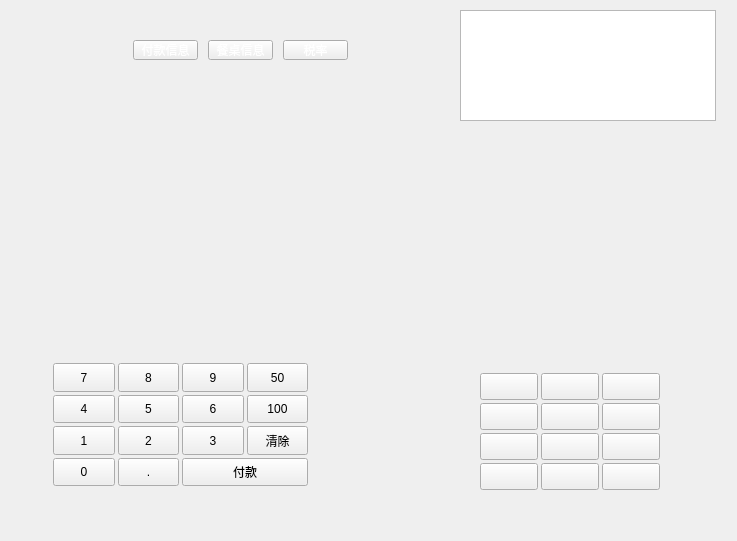
<?xml version="1.0" encoding="UTF-8"?>
<ui version="4.0">
 <class>w_scr_dish_pay_widget</class>
 <widget class="QWidget" name="w_scr_dish_pay_widget">
  <property name="geometry">
   <rect>
    <x>0</x>
    <y>0</y>
    <width>737</width>
    <height>541</height>
   </rect>
  </property>
  <property name="windowTitle">
   <string>Form</string>
  </property>
  <widget class="QFrame" name="frame_top">
   <property name="geometry">
    <rect>
     <x>130</x>
     <y>40</y>
     <width>221</width>
     <height>22</height>
    </rect>
   </property>
   <layout class="QVBoxLayout">
    <property name="spacing">
     <number>0</number>
    </property>
    <property name="leftMargin">
     <number>3</number>
    </property>
    <property name="topMargin">
     <number>0</number>
    </property>
    <property name="rightMargin">
     <number>3</number>
    </property>
    <property name="bottomMargin">
     <number>0</number>
    </property>
    <item>
     <widget class="QFrame" name="frame_3">
      <property name="styleSheet">
       <string notr="true"/>
      </property>
      <layout class="QHBoxLayout" name="horizontalLayout" stretch="0,0,0,1">
       <property name="spacing">
        <number>10</number>
       </property>
       <property name="leftMargin">
        <number>0</number>
       </property>
       <property name="topMargin">
        <number>0</number>
       </property>
       <property name="rightMargin">
        <number>0</number>
       </property>
       <property name="bottomMargin">
        <number>0</number>
       </property>
       <item>
        <widget class="public_pushbuton_likerb_pur" name="radioButton_payinfo">
         <property name="sizePolicy">
          <sizepolicy hsizetype="Minimum" vsizetype="Expanding">
           <horstretch>0</horstretch>
           <verstretch>0</verstretch>
          </sizepolicy>
         </property>
         <property name="focusPolicy">
          <enum>Qt::NoFocus</enum>
         </property>
         <property name="styleSheet">
          <string notr="true">color:white;</string>
         </property>
         <property name="text">
          <string>付款信息</string>
         </property>
         <property name="outer_stylesheet" stdset="0">
          <string>pushbutton_type</string>
         </property>
        </widget>
       </item>
       <item>
        <widget class="public_pushbuton_likerb_pur" name="radioButton_tableinfo">
         <property name="sizePolicy">
          <sizepolicy hsizetype="Minimum" vsizetype="Expanding">
           <horstretch>0</horstretch>
           <verstretch>0</verstretch>
          </sizepolicy>
         </property>
         <property name="focusPolicy">
          <enum>Qt::NoFocus</enum>
         </property>
         <property name="styleSheet">
          <string notr="true">color:white;</string>
         </property>
         <property name="text">
          <string>餐桌信息</string>
         </property>
         <property name="outer_stylesheet" stdset="0">
          <string>pushbutton_type</string>
         </property>
        </widget>
       </item>
       <item>
        <widget class="public_pushbuton_likerb_pur" name="radioButton_taxinfo">
         <property name="sizePolicy">
          <sizepolicy hsizetype="Minimum" vsizetype="Expanding">
           <horstretch>0</horstretch>
           <verstretch>0</verstretch>
          </sizepolicy>
         </property>
         <property name="focusPolicy">
          <enum>Qt::NoFocus</enum>
         </property>
         <property name="styleSheet">
          <string notr="true">color:white;</string>
         </property>
         <property name="text">
          <string>税率</string>
         </property>
         <property name="outer_stylesheet" stdset="0">
          <string>pushbutton_type</string>
         </property>
        </widget>
       </item>
       <item>
        <spacer name="horizontalSpacer">
         <property name="orientation">
          <enum>Qt::Horizontal</enum>
         </property>
         <property name="sizeHint" stdset="0">
          <size>
           <width>0</width>
           <height>20</height>
          </size>
         </property>
        </spacer>
       </item>
      </layout>
     </widget>
    </item>
    <item>
     <widget class="QLabel" name="label_12">
      <property name="minimumSize">
       <size>
        <width>0</width>
        <height>2</height>
       </size>
      </property>
      <property name="maximumSize">
       <size>
        <width>16777215</width>
        <height>2</height>
       </size>
      </property>
      <property name="text">
       <string/>
      </property>
      <property name="outer_stylesheet" stdset="0">
       <string>line_div_h</string>
      </property>
     </widget>
    </item>
   </layout>
  </widget>
  <widget class="QFrame" name="frame_summary">
   <property name="geometry">
    <rect>
     <x>440</x>
     <y>190</y>
     <width>101</width>
     <height>131</height>
    </rect>
   </property>
   <property name="styleSheet">
    <string notr="true">font-size:17pt;</string>
   </property>
   <layout class="QVBoxLayout" name="verticalLayout_3">
    <property name="spacing">
     <number>3</number>
    </property>
    <property name="leftMargin">
     <number>3</number>
    </property>
    <property name="topMargin">
     <number>3</number>
    </property>
    <property name="rightMargin">
     <number>3</number>
    </property>
    <property name="bottomMargin">
     <number>0</number>
    </property>
    <item>
     <widget class="lds_label_doublespinbox" name="lineEdit_realreceive" native="true"/>
    </item>
    <item>
     <widget class="lds_label_doublespinbox" name="lineEdit_change" native="true"/>
    </item>
    <item>
     <widget class="lds_label_doublespinbox" name="lineEdit_moneypay" native="true"/>
    </item>
    <item>
     <widget class="QWidget" name="widget_2" native="true"/>
    </item>
    <item>
     <widget class="QWidget" name="widget" native="true"/>
    </item>
   </layout>
  </widget>
  <widget class="QFrame" name="frame_stack0">
   <property name="geometry">
    <rect>
     <x>210</x>
     <y>190</y>
     <width>101</width>
     <height>131</height>
    </rect>
   </property>
   <property name="styleSheet">
    <string notr="true">font-size:17pt;</string>
   </property>
   <layout class="QVBoxLayout" name="verticalLayout">
    <property name="spacing">
     <number>3</number>
    </property>
    <property name="leftMargin">
     <number>3</number>
    </property>
    <property name="topMargin">
     <number>3</number>
    </property>
    <property name="rightMargin">
     <number>3</number>
    </property>
    <property name="bottomMargin">
     <number>0</number>
    </property>
    <item>
     <widget class="lds_label_doublespinbox" name="lineEdit_consum" native="true"/>
    </item>
    <item>
     <widget class="lds_label_doublespinbox" name="lineEdit_present" native="true"/>
    </item>
    <item>
     <widget class="lds_label_doublespinbox" name="lineEdit_discount" native="true"/>
    </item>
    <item>
     <widget class="lds_label_doublespinbox" name="lineEdit_int_rate" native="true"/>
    </item>
    <item>
     <widget class="lds_label_doublespinbox" name="lineEdit_blotout" native="true"/>
    </item>
   </layout>
  </widget>
  <widget class="QFrame" name="frame_stack1">
   <property name="geometry">
    <rect>
     <x>90</x>
     <y>190</y>
     <width>101</width>
     <height>131</height>
    </rect>
   </property>
   <property name="styleSheet">
    <string notr="true">font-size:17pt;</string>
   </property>
   <layout class="QVBoxLayout" name="verticalLayout_2">
    <property name="spacing">
     <number>3</number>
    </property>
    <property name="leftMargin">
     <number>3</number>
    </property>
    <property name="topMargin">
     <number>3</number>
    </property>
    <property name="rightMargin">
     <number>3</number>
    </property>
    <property name="bottomMargin">
     <number>0</number>
    </property>
    <item>
     <widget class="lds_label_text" name="lineEdit_ch_tableno" native="true"/>
    </item>
    <item>
     <widget class="lds_label_doublespinbox" name="lineEdit_service" native="true"/>
    </item>
    <item>
     <widget class="lds_label_doublespinbox" name="lineEdit_lowcost" native="true"/>
    </item>
    <item>
     <widget class="lds_label_text" name="lineEdit_vch_memo" native="true"/>
    </item>
    <item>
     <widget class="lds_label_text" name="lineEdit_int_person" native="true"/>
    </item>
   </layout>
  </widget>
  <widget class="lds_tableView" name="tableView">
   <property name="geometry">
    <rect>
     <x>460</x>
     <y>10</y>
     <width>256</width>
     <height>111</height>
    </rect>
   </property>
   <property name="focusPolicy">
    <enum>Qt::NoFocus</enum>
   </property>
  </widget>
  <widget class="QFrame" name="frame_pay_key">
   <property name="geometry">
    <rect>
     <x>480</x>
     <y>370</y>
     <width>183</width>
     <height>123</height>
    </rect>
   </property>
   <layout class="QGridLayout" name="gridLayout_5">
    <property name="leftMargin">
     <number>0</number>
    </property>
    <property name="topMargin">
     <number>3</number>
    </property>
    <property name="rightMargin">
     <number>3</number>
    </property>
    <property name="bottomMargin">
     <number>3</number>
    </property>
    <property name="spacing">
     <number>3</number>
    </property>
    <item row="0" column="0">
     <widget class="lds_pushbutton_wrap" name="pushButton_mobile_pay">
      <property name="sizePolicy">
       <sizepolicy hsizetype="Expanding" vsizetype="Expanding">
        <horstretch>0</horstretch>
        <verstretch>0</verstretch>
       </sizepolicy>
      </property>
      <property name="focusPolicy">
       <enum>Qt::NoFocus</enum>
      </property>
      <property name="outer_stylesheet" stdset="0">
       <string>pushbutton_bottom</string>
      </property>
     </widget>
    </item>
    <item row="3" column="0">
     <widget class="lds_pushbutton_wrap" name="pushButton_discount">
      <property name="sizePolicy">
       <sizepolicy hsizetype="Expanding" vsizetype="Expanding">
        <horstretch>0</horstretch>
        <verstretch>0</verstretch>
       </sizepolicy>
      </property>
      <property name="focusPolicy">
       <enum>Qt::NoFocus</enum>
      </property>
      <property name="outer_stylesheet" stdset="0">
       <string>pushbutton_bottom</string>
      </property>
     </widget>
    </item>
    <item row="1" column="1">
     <widget class="lds_pushbutton_wrap" name="pushButton_memberrecharge">
      <property name="sizePolicy">
       <sizepolicy hsizetype="Expanding" vsizetype="Expanding">
        <horstretch>0</horstretch>
        <verstretch>0</verstretch>
       </sizepolicy>
      </property>
      <property name="focusPolicy">
       <enum>Qt::NoFocus</enum>
      </property>
      <property name="outer_stylesheet" stdset="0">
       <string>pushbutton_bottom</string>
      </property>
     </widget>
    </item>
    <item row="3" column="1">
     <widget class="lds_pushbutton_wrap" name="pushButton_other">
      <property name="sizePolicy">
       <sizepolicy hsizetype="Expanding" vsizetype="Expanding">
        <horstretch>0</horstretch>
        <verstretch>0</verstretch>
       </sizepolicy>
      </property>
      <property name="focusPolicy">
       <enum>Qt::NoFocus</enum>
      </property>
      <property name="outer_stylesheet" stdset="0">
       <string>pushbutton_bottom</string>
      </property>
     </widget>
    </item>
    <item row="3" column="2">
     <widget class="lds_pushbutton_wrap" name="pushButton_cancel">
      <property name="sizePolicy">
       <sizepolicy hsizetype="Expanding" vsizetype="Expanding">
        <horstretch>0</horstretch>
        <verstretch>0</verstretch>
       </sizepolicy>
      </property>
      <property name="focusPolicy">
       <enum>Qt::NoFocus</enum>
      </property>
      <property name="outer_stylesheet" stdset="0">
       <string>pushbutton_bottom</string>
      </property>
     </widget>
    </item>
    <item row="1" column="0">
     <widget class="lds_pushbutton_wrap" name="pushButton_member">
      <property name="sizePolicy">
       <sizepolicy hsizetype="Expanding" vsizetype="Expanding">
        <horstretch>0</horstretch>
        <verstretch>0</verstretch>
       </sizepolicy>
      </property>
      <property name="focusPolicy">
       <enum>Qt::NoFocus</enum>
      </property>
      <property name="outer_stylesheet" stdset="0">
       <string>pushbutton_bottom</string>
      </property>
     </widget>
    </item>
    <item row="1" column="2">
     <widget class="lds_pushbutton_wrap" name="pushButton_vouchers">
      <property name="sizePolicy">
       <sizepolicy hsizetype="Expanding" vsizetype="Expanding">
        <horstretch>0</horstretch>
        <verstretch>0</verstretch>
       </sizepolicy>
      </property>
      <property name="focusPolicy">
       <enum>Qt::NoFocus</enum>
      </property>
      <property name="outer_stylesheet" stdset="0">
       <string>pushbutton_bottom</string>
      </property>
     </widget>
    </item>
    <item row="2" column="1">
     <widget class="lds_pushbutton_wrap" name="pushButton_meituan">
      <property name="sizePolicy">
       <sizepolicy hsizetype="Expanding" vsizetype="Expanding">
        <horstretch>0</horstretch>
        <verstretch>0</verstretch>
       </sizepolicy>
      </property>
      <property name="focusPolicy">
       <enum>Qt::NoFocus</enum>
      </property>
      <property name="outer_stylesheet" stdset="0">
       <string>pushbutton_bottom</string>
      </property>
     </widget>
    </item>
    <item row="0" column="1">
     <widget class="lds_pushbutton_wrap" name="pushButton_alipay">
      <property name="sizePolicy">
       <sizepolicy hsizetype="Expanding" vsizetype="Expanding">
        <horstretch>0</horstretch>
        <verstretch>0</verstretch>
       </sizepolicy>
      </property>
      <property name="focusPolicy">
       <enum>Qt::NoFocus</enum>
      </property>
      <property name="outer_stylesheet" stdset="0">
       <string>pushbutton_bottom</string>
      </property>
     </widget>
    </item>
    <item row="2" column="2">
     <widget class="lds_pushbutton_wrap" name="pushButton_waimaiteam">
      <property name="sizePolicy">
       <sizepolicy hsizetype="Expanding" vsizetype="Expanding">
        <horstretch>0</horstretch>
        <verstretch>0</verstretch>
       </sizepolicy>
      </property>
      <property name="focusPolicy">
       <enum>Qt::NoFocus</enum>
      </property>
      <property name="outer_stylesheet" stdset="0">
       <string>pushbutton_bottom</string>
      </property>
     </widget>
    </item>
    <item row="2" column="0">
     <widget class="lds_pushbutton_wrap" name="pushButton_youhui">
      <property name="sizePolicy">
       <sizepolicy hsizetype="Expanding" vsizetype="Expanding">
        <horstretch>0</horstretch>
        <verstretch>0</verstretch>
       </sizepolicy>
      </property>
      <property name="focusPolicy">
       <enum>Qt::NoFocus</enum>
      </property>
      <property name="outer_stylesheet" stdset="0">
       <string>pushbutton_bottom</string>
      </property>
     </widget>
    </item>
    <item row="0" column="2">
     <widget class="lds_pushbutton_wrap" name="pushButton_bank">
      <property name="sizePolicy">
       <sizepolicy hsizetype="Expanding" vsizetype="Expanding">
        <horstretch>0</horstretch>
        <verstretch>0</verstretch>
       </sizepolicy>
      </property>
      <property name="focusPolicy">
       <enum>Qt::NoFocus</enum>
      </property>
      <property name="outer_stylesheet" stdset="0">
       <string>pushbutton_bottom</string>
      </property>
     </widget>
    </item>
   </layout>
  </widget>
  <widget class="QFrame" name="frame_num_key">
   <property name="geometry">
    <rect>
     <x>50</x>
     <y>360</y>
     <width>261</width>
     <height>129</height>
    </rect>
   </property>
   <layout class="QGridLayout" name="gridLayout_key">
    <property name="leftMargin">
     <number>3</number>
    </property>
    <property name="topMargin">
     <number>3</number>
    </property>
    <property name="rightMargin">
     <number>3</number>
    </property>
    <property name="bottomMargin">
     <number>3</number>
    </property>
    <property name="spacing">
     <number>3</number>
    </property>
    <item row="3" column="0">
     <widget class="public_pushbutton_numkey" name="pushButton_14">
      <property name="sizePolicy">
       <sizepolicy hsizetype="Ignored" vsizetype="Expanding">
        <horstretch>0</horstretch>
        <verstretch>0</verstretch>
       </sizepolicy>
      </property>
      <property name="focusPolicy">
       <enum>Qt::NoFocus</enum>
      </property>
      <property name="text">
       <string>0</string>
      </property>
      <property name="outer_stylesheet" stdset="0">
       <string>pushbutton_key</string>
      </property>
     </widget>
    </item>
    <item row="0" column="3">
     <widget class="public_pushbutton_numkey" name="pushButton_4">
      <property name="sizePolicy">
       <sizepolicy hsizetype="Ignored" vsizetype="Expanding">
        <horstretch>0</horstretch>
        <verstretch>0</verstretch>
       </sizepolicy>
      </property>
      <property name="focusPolicy">
       <enum>Qt::NoFocus</enum>
      </property>
      <property name="text">
       <string>50</string>
      </property>
      <property name="outer_stylesheet" stdset="0">
       <string>pushbutton_key</string>
      </property>
     </widget>
    </item>
    <item row="1" column="0">
     <widget class="public_pushbutton_numkey" name="pushButton_6">
      <property name="sizePolicy">
       <sizepolicy hsizetype="Ignored" vsizetype="Expanding">
        <horstretch>0</horstretch>
        <verstretch>0</verstretch>
       </sizepolicy>
      </property>
      <property name="focusPolicy">
       <enum>Qt::NoFocus</enum>
      </property>
      <property name="text">
       <string>4</string>
      </property>
      <property name="outer_stylesheet" stdset="0">
       <string>pushbutton_key</string>
      </property>
     </widget>
    </item>
    <item row="1" column="2">
     <widget class="public_pushbutton_numkey" name="pushButton_5">
      <property name="sizePolicy">
       <sizepolicy hsizetype="Ignored" vsizetype="Expanding">
        <horstretch>0</horstretch>
        <verstretch>0</verstretch>
       </sizepolicy>
      </property>
      <property name="focusPolicy">
       <enum>Qt::NoFocus</enum>
      </property>
      <property name="text">
       <string>6</string>
      </property>
      <property name="outer_stylesheet" stdset="0">
       <string>pushbutton_key</string>
      </property>
     </widget>
    </item>
    <item row="0" column="1">
     <widget class="public_pushbutton_numkey" name="pushButton_2">
      <property name="sizePolicy">
       <sizepolicy hsizetype="Ignored" vsizetype="Expanding">
        <horstretch>0</horstretch>
        <verstretch>0</verstretch>
       </sizepolicy>
      </property>
      <property name="focusPolicy">
       <enum>Qt::NoFocus</enum>
      </property>
      <property name="text">
       <string>8</string>
      </property>
      <property name="outer_stylesheet" stdset="0">
       <string>pushbutton_key</string>
      </property>
     </widget>
    </item>
    <item row="3" column="1">
     <widget class="public_pushbutton_numkey" name="pushButton_16">
      <property name="sizePolicy">
       <sizepolicy hsizetype="Ignored" vsizetype="Expanding">
        <horstretch>0</horstretch>
        <verstretch>0</verstretch>
       </sizepolicy>
      </property>
      <property name="focusPolicy">
       <enum>Qt::NoFocus</enum>
      </property>
      <property name="text">
       <string>.</string>
      </property>
      <property name="outer_stylesheet" stdset="0">
       <string>pushbutton_key</string>
      </property>
     </widget>
    </item>
    <item row="2" column="1">
     <widget class="public_pushbutton_numkey" name="pushButton_12">
      <property name="sizePolicy">
       <sizepolicy hsizetype="Ignored" vsizetype="Expanding">
        <horstretch>0</horstretch>
        <verstretch>0</verstretch>
       </sizepolicy>
      </property>
      <property name="focusPolicy">
       <enum>Qt::NoFocus</enum>
      </property>
      <property name="text">
       <string>2</string>
      </property>
      <property name="outer_stylesheet" stdset="0">
       <string>pushbutton_key</string>
      </property>
     </widget>
    </item>
    <item row="2" column="3">
     <widget class="QPushButton" name="pushButton_clear">
      <property name="sizePolicy">
       <sizepolicy hsizetype="Ignored" vsizetype="Expanding">
        <horstretch>0</horstretch>
        <verstretch>0</verstretch>
       </sizepolicy>
      </property>
      <property name="focusPolicy">
       <enum>Qt::NoFocus</enum>
      </property>
      <property name="text">
       <string>清除</string>
      </property>
      <property name="outer_stylesheet" stdset="0">
       <string>pushbutton_key</string>
      </property>
     </widget>
    </item>
    <item row="1" column="3">
     <widget class="public_pushbutton_numkey" name="pushButton_7">
      <property name="sizePolicy">
       <sizepolicy hsizetype="Ignored" vsizetype="Expanding">
        <horstretch>0</horstretch>
        <verstretch>0</verstretch>
       </sizepolicy>
      </property>
      <property name="focusPolicy">
       <enum>Qt::NoFocus</enum>
      </property>
      <property name="text">
       <string>100</string>
      </property>
      <property name="outer_stylesheet" stdset="0">
       <string>pushbutton_key</string>
      </property>
     </widget>
    </item>
    <item row="2" column="2">
     <widget class="public_pushbutton_numkey" name="pushButton_9">
      <property name="sizePolicy">
       <sizepolicy hsizetype="Ignored" vsizetype="Expanding">
        <horstretch>0</horstretch>
        <verstretch>0</verstretch>
       </sizepolicy>
      </property>
      <property name="focusPolicy">
       <enum>Qt::NoFocus</enum>
      </property>
      <property name="text">
       <string>3</string>
      </property>
      <property name="outer_stylesheet" stdset="0">
       <string>pushbutton_key</string>
      </property>
     </widget>
    </item>
    <item row="2" column="0">
     <widget class="public_pushbutton_numkey" name="pushButton_10">
      <property name="sizePolicy">
       <sizepolicy hsizetype="Ignored" vsizetype="Expanding">
        <horstretch>0</horstretch>
        <verstretch>0</verstretch>
       </sizepolicy>
      </property>
      <property name="focusPolicy">
       <enum>Qt::NoFocus</enum>
      </property>
      <property name="text">
       <string>1</string>
      </property>
      <property name="outer_stylesheet" stdset="0">
       <string>pushbutton_key</string>
      </property>
     </widget>
    </item>
    <item row="1" column="1">
     <widget class="public_pushbutton_numkey" name="pushButton_8">
      <property name="sizePolicy">
       <sizepolicy hsizetype="Ignored" vsizetype="Expanding">
        <horstretch>0</horstretch>
        <verstretch>0</verstretch>
       </sizepolicy>
      </property>
      <property name="focusPolicy">
       <enum>Qt::NoFocus</enum>
      </property>
      <property name="text">
       <string>5</string>
      </property>
      <property name="outer_stylesheet" stdset="0">
       <string>pushbutton_key</string>
      </property>
     </widget>
    </item>
    <item row="0" column="0">
     <widget class="public_pushbutton_numkey" name="pushButton">
      <property name="sizePolicy">
       <sizepolicy hsizetype="Ignored" vsizetype="Expanding">
        <horstretch>0</horstretch>
        <verstretch>0</verstretch>
       </sizepolicy>
      </property>
      <property name="focusPolicy">
       <enum>Qt::NoFocus</enum>
      </property>
      <property name="text">
       <string>7</string>
      </property>
      <property name="outer_stylesheet" stdset="0">
       <string>pushbutton_key</string>
      </property>
     </widget>
    </item>
    <item row="0" column="2">
     <widget class="public_pushbutton_numkey" name="pushButton_3">
      <property name="sizePolicy">
       <sizepolicy hsizetype="Ignored" vsizetype="Expanding">
        <horstretch>0</horstretch>
        <verstretch>0</verstretch>
       </sizepolicy>
      </property>
      <property name="focusPolicy">
       <enum>Qt::NoFocus</enum>
      </property>
      <property name="text">
       <string>9</string>
      </property>
      <property name="outer_stylesheet" stdset="0">
       <string>pushbutton_key</string>
      </property>
     </widget>
    </item>
    <item row="3" column="2" colspan="2">
     <widget class="public_pushbutton_pay" name="pushButton_pay">
      <property name="sizePolicy">
       <sizepolicy hsizetype="Ignored" vsizetype="Expanding">
        <horstretch>0</horstretch>
        <verstretch>0</verstretch>
       </sizepolicy>
      </property>
      <property name="text">
       <string>付款</string>
      </property>
     </widget>
    </item>
   </layout>
  </widget>
  <widget class="QFrame" name="frame_stack2">
   <property name="geometry">
    <rect>
     <x>320</x>
     <y>190</y>
     <width>101</width>
     <height>131</height>
    </rect>
   </property>
   <property name="styleSheet">
    <string notr="true">font-size:17pt;</string>
   </property>
   <layout class="QVBoxLayout" name="verticalLayout_4">
    <property name="spacing">
     <number>3</number>
    </property>
    <property name="leftMargin">
     <number>3</number>
    </property>
    <property name="topMargin">
     <number>3</number>
    </property>
    <property name="rightMargin">
     <number>3</number>
    </property>
    <property name="bottomMargin">
     <number>0</number>
    </property>
    <item>
     <widget class="lds_label_doublespinbox" name="lineEdit_tax_before" native="true"/>
    </item>
    <item>
     <widget class="lds_label_doublespinbox" name="lineEdit_tax_cur" native="true"/>
    </item>
    <item>
     <widget class="lds_label_doublespinbox" name="lineEdit_tax_cur_2" native="true"/>
    </item>
    <item>
     <widget class="lds_label_doublespinbox" name="lineEdit_tax_cur_3" native="true"/>
    </item>
    <item>
     <widget class="lds_label_text" name="widget_3" native="true"/>
    </item>
   </layout>
  </widget>
 </widget>
 <customwidgets>
  <customwidget>
   <class>lds_tableView</class>
   <extends>QTableView</extends>
   <header>lds_tableview.h</header>
  </customwidget>
  <customwidget>
   <class>lds_pushbutton_wrap</class>
   <extends>QPushButton</extends>
   <header>lds_pushbutton_wrap.h</header>
  </customwidget>
  <customwidget>
   <class>public_pushbutton_pay</class>
   <extends>QPushButton</extends>
   <header>public_pushbutton_pay.h</header>
  </customwidget>
  <customwidget>
   <class>public_pushbutton_numkey</class>
   <extends>QPushButton</extends>
   <header>public_pushbutton_numkey.h</header>
  </customwidget>
  <customwidget>
   <class>lds_label_doublespinbox</class>
   <extends>QWidget</extends>
   <header>lds_label_doublespinbox.h</header>
   <container>1</container>
  </customwidget>
  <customwidget>
   <class>lds_label_text</class>
   <extends>QWidget</extends>
   <header>lds_label_text.h</header>
   <container>1</container>
  </customwidget>
  <customwidget>
   <class>public_pushbuton_likerb_pur</class>
   <extends>QPushButton</extends>
   <header>public_pushbuton_likerb_pur.h</header>
  </customwidget>
 </customwidgets>
 <resources/>
 <connections/>
</ui>
